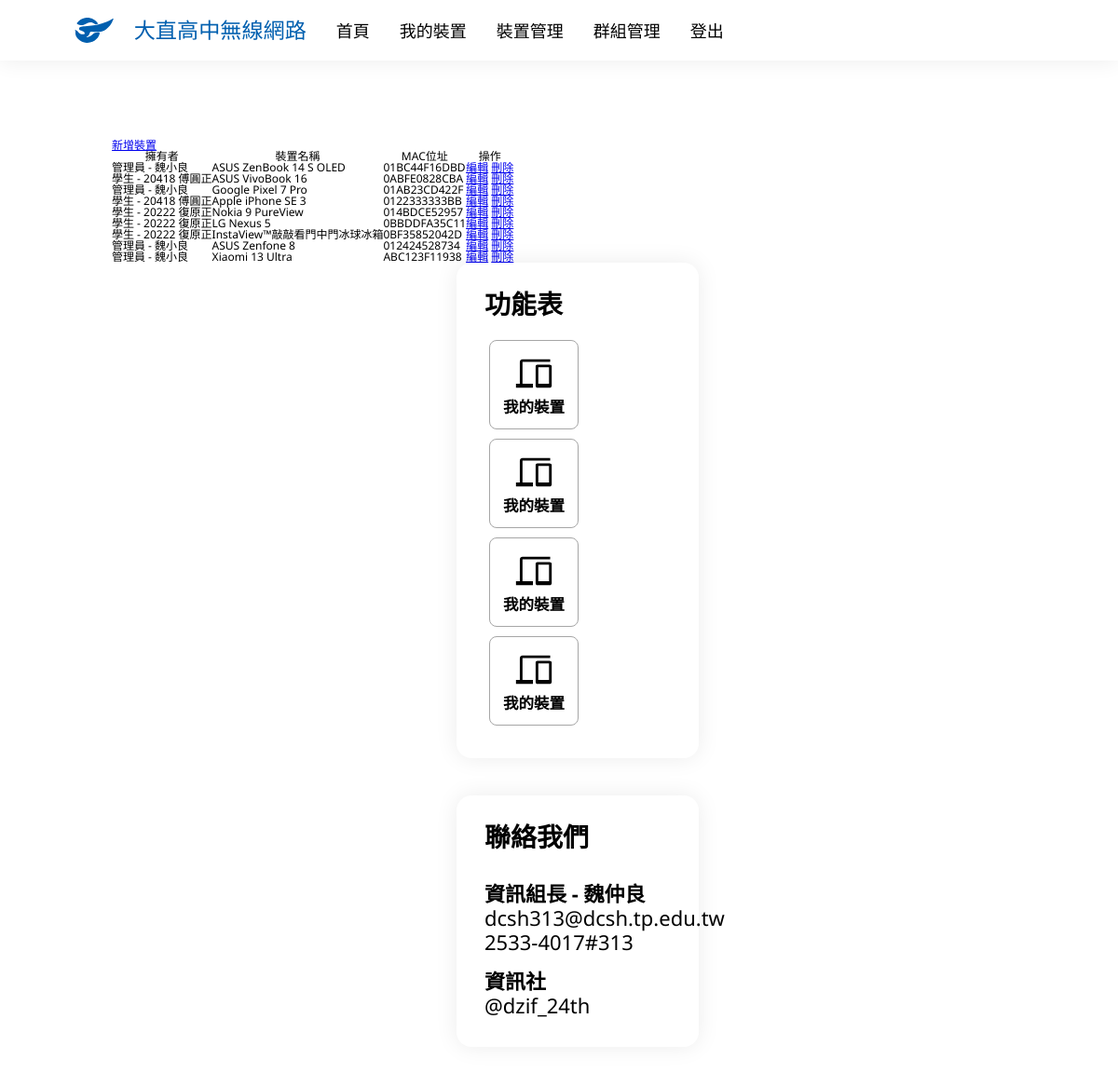
Page /manage/ (signed in) on the committed database.
### main/models.py (models this page shows, shortened)
class Device(models.Model):
    Name = models.CharField('載具名稱', max_length=100)
    Owner = models.ForeignKey(UserInfo, verbose_name="擁有人", on_delete=models.CASCADE)
    MacAddress = models.CharField('MAC位址', max_length=12)
    Note = models.TextField('備註', blank=True, null=True)

class UserInfo(models.Model):
    UserData = models.OneToOneField(User, verbose_name='身分', on_delete=models.CASCADE)
    USERTYPES = [
        (0, '管理員'),
        (1, '老師'),
        (2, '學生')
    ]
    UserType = models.IntegerField('使用者類別', choices=USERTYPES)
    Name = models.CharField('姓名', max_length=75)
    StuId = models.IntegerField('學號')
    Email = models.EmailField('Email', blank=True, null=True)
    GRADES = [
        (0, '無'),
        (7, '七年級'),
        (8, '八年級'),
        (9, '九年級'),
        (1, '高一'),
        (2, '高二'),
        (3, '高三')
    ]
    Grade = models.IntegerField('年級', choices=GRADES)
    Class = models.IntegerField('班級')
    SeatNumber = models.IntegerField('座號')
    Note = models.TextField('備註', blank=True, null=True)

### main/views.py (the view)
# urls.py: path('manage/', Manage.as_view(), name='manage'),
class Manage(PermissionRequiredMixin, LoginRequiredMixin, ListView):
    model = Device
    permission_required = ['main.can_assess', 'main.admin']
    def get_context_data(self, **kwargs):
        context = super().get_context_data(**kwargs)
        if self.request.user.is_authenticated:
            context['now_user'] = UserInfo.objects.get(UserData=self.request.user)
        else:
            context['now_user'] = ''
        return context
    context_object_name = 'devices'
    template_name = 'manage.html'

### templates/manage.html (shortened to what this page needs)
{% extends 'base.html' %}
{% block body %}
<a href="{% url 'device_create' %}">新增裝置</a>
<table class="manage-table">
  <tr>
    <th>擁有者</th>
    <th>裝置名稱</th>
    <th>MAC位址</th>
    <th>操作</th>
  </tr>
  {% for device in devices %}
  <tr {% cycle 'class="odd"' 'class="even"' %}>
    <td>
      {% if device.Owner.UserType == 2 %}
        學生 - {{ device.Owner.Grade }}{{ device.Owner.Class|stringformat:"02i" }}{{ device.Owner.SeatNumber|stringformat:"02i" }} {{ device.Owner.Name }}
      {% elif device.Owner.UserType == 1 %}
        老師 - {{ device.Owner.Name }}
      {% else %}
        管理員 - {{ device.Owner.Name }}
      {% endif %}
    </td>
    <td>{{ device.Name }}</td>
    <td>{{ device.MacAddress }}</td>
    <td>
      <a class="manage-edit" href="{% url 'device_edit' device.id %}">編輯</a>
      <a class="manage-edit" href="{% url 'device_delete' device.id %}">刪除</a>
    </td>
  </tr>
  {% endfor %}
</table>
{% endblock body %}

### static/css/style.css (style rules this page uses)
html, body, div, span, applet, object, iframe, h1, h2, h3, h4, h5, h6, p, blockquote, pre, a, abbr, acronym, address, big, cite, code, del, dfn, em, img, ins, kbd, q, s, samp, small, strike, strong, sub, sup, tt, var, b, u, i, center, dl, dt, dd, ol, ul, li, fieldset, form, label, legend, table, caption, tbody, tfoot, thead, tr, th, td, article, aside, canvas, details, embed, figure, figcaption, footer, header, hgroup, menu, nav, output, ruby, section, summary, time, mark, audio, video { margin: 0; padding: 0; border: 0; font-size: 100%; font: inherit; vertical-align: baseline; }
body { line-height: 1; }
table { border-collapse: collapse; border-spacing: 0; }
:root { --color-dcsh-blue-0: #004786; --color-dcsh-blue-1: #005faf; --color-dcsh-blue-2: #4f92e8; --color-dcsh-blue-3: #ebf1ff; --color-gray-1: #a6a6a6; --color-white: #ffffff; --radius-1: 16px; --radius-2: 12px; --radius-3: 8px; --radius-4: 4px; --shadow-1: 0px 0px 24px rgba(0, 0, 0, 0.08); --shadow-2: 0px 0px 8px rgba(0, 0, 0, 0.16); --font: 'Noto Sans', 'Noto Sans TC', 'sans-serif'; --animation-speed: 100ms; }
body { font-family: var(--font); font-size: 12px; }

### rows in the picture
Device: Owner.Name "魏小良", Name "ASUS ZenBook 14 S OLED", MacAddress "01BC44F16DBD"
Device: Owner.Grade "2", Owner.Class "04", Owner.SeatNumber "18", Owner.Name "傅圓正", Name "ASUS VivoBook 16", MacAddress "0ABFE0828CBA"
Device: Owner.Name "魏小良", Name "Google Pixel 7 Pro", MacAddress "01AB23CD422F"
Device: Owner.Grade "2", Owner.Class "04", Owner.SeatNumber "18", Owner.Name "傅圓正", Name "Apple iPhone SE 3", MacAddress "0122333333BB"
Device: Owner.Grade "2", Owner.Class "02", Owner.SeatNumber "22", Owner.Name "復原正", Name "Nokia 9 PureView", MacAddress "014BDCE52957"
Device: Owner.Grade "2", Owner.Class "02", Owner.SeatNumber "22", Owner.Name "復原正", Name "LG Nexus 5", MacAddress "0BBDDFA35C11"
Device: Owner.Grade "2", Owner.Class "02", Owner.SeatNumber "22", Owner.Name "復原正", Name "InstaView™敲敲看門中門冰球冰箱", MacAddress "0BF35852042D"
Device: Owner.Name "魏小良", Name "ASUS Zenfone 8", MacAddress "012424528734"
Device: Owner.Name "魏小良", Name "Xiaomi 13 Ultra", MacAddress "ABC123F11938"
